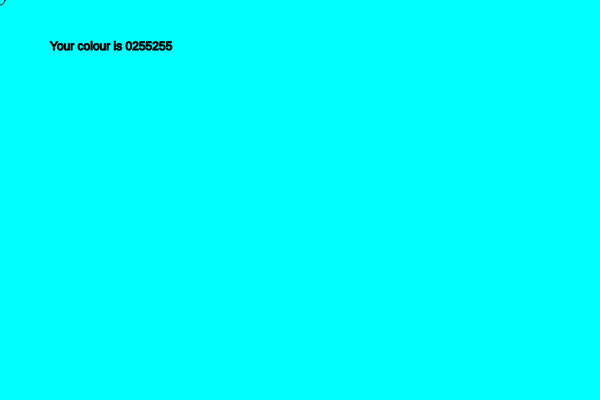
Frame 1 (no input)
Frame 60 (no input): identical to frame 1, image omitted
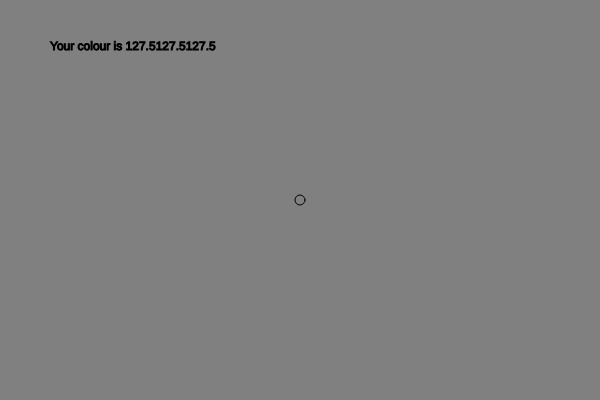
Frame 120 (the mouse pressed at the canvas centre since frame 60)

The p5.js sketch that drew these frames (run headless with seeded random() and noise() and a simulated clock; from frame 60 on, the mouse is pressed at the canvas centre):

// p5.js sketch
// ── sketch.js
var r = 0;
var b = 255;
var g = 255;

function setup() {
	createCanvas(600, 400);
}

function draw() {
	r = map(mouseX, 0, 600, 0, 255);
	b = map(mouseX, 0, 600, 255, 0);
	g = map(mouseY, 0, 400, 255, 0);
	background(r,g,b);
	fill(r,g,b);
	stroke(0);
	ellipse(mouseX, mouseY, 10, 10);
	fill(0);
	text("Your colour is "+(r)+(g)+(b),50,50);


}
